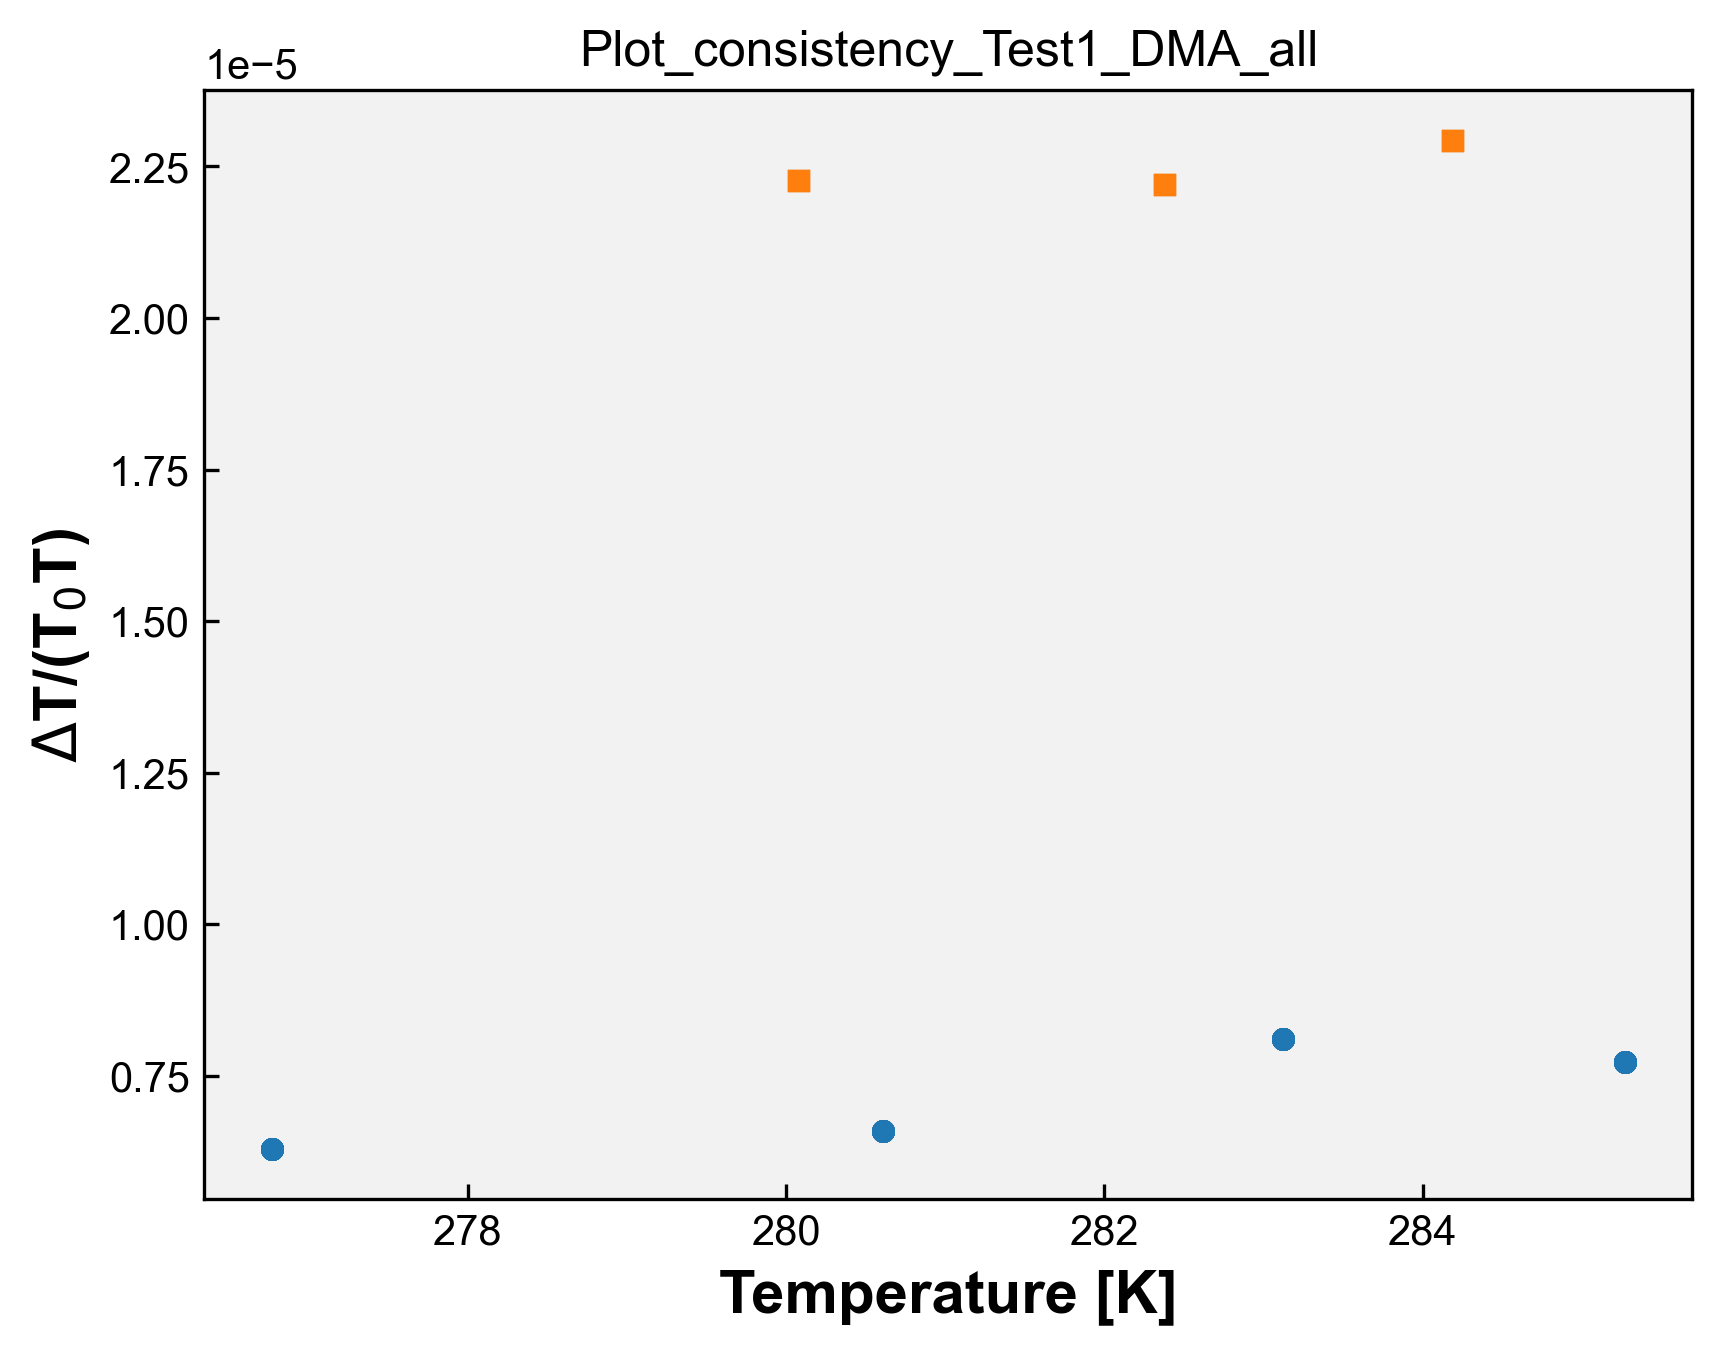

This figure's Python source:
# Plot_consistency - DMA 
import matplotlib.pyplot as plt
import matplotlib
from matplotlib.font_manager import FontProperties
import pandas as pd
import numpy as np
import openpyxl
import os 

matplotlib.rcParams['font.family'] = "Arial" # change the default font # mudança da fonte 
matplotlib.rcParams['xtick.direction'] = 'in' # change the ticks direction # mudança da direção dos marcadores ao longo dos eixos de um gráfico que indicam valores específicos 
matplotlib.rcParams['ytick.direction'] = 'in'
font = FontProperties() # cria uma instância de propriedades de fontes, tamanho, estilo e família
font.set_family('sans-serif') # 'serif', 'sans-serif', 'cursive', 'fantasy', or 'monospace' # família da fonte 
font.set_name('Arial') # nome da fonte 
font.set_weight('bold') # 'ultralight', 'light', 'normal', 'regular', 'book', 'medium', 'roman', 'semibold', 'demibold', 'demi', 'bold', 'heavy', 'extra bold', 'black' # peso da fonte 
font.set_style('normal') #'normal', 'italic' or 'oblique' # estilo da fonte, negrito, itálico, normal, etc 
font.set_size('x-large') # xx-small', 'x-small', 'small', 'medium', 'large', 'x-large', 'xx-large' # tamanho da fonte 
plt.rcParams['figure.dpi'] = 300 # resolução padrão para as figuras exibidas na tela 
plt.rcParams['savefig.dpi'] = 300 # resolução padrão para as figuras salvas em arquivos PNG, PDF ou SVG 
opt = {'fillstyle':'full','markersize':5,'markeredgewidth':0.5} # aparência dos marcadores, fillstyle: full - estilo de preenchimento markersize: 5 - tamanho do marcador markeredgewidth: 0.5 largura da borda do marcador 
plt.rcParams['figure.facecolor'] = (1.0,1.0,1.0,0.0) # cor de fundo da figura como transparente 
plt.rcParams['axes.facecolor'] = '0.95' # cor de fundo dos eixos como uma tonalidade de cinza claro 
#plt.rcParams['figure.figsize'] = (4,4) # tamanho da figura padrão em polegadas 


caminho_arquivo = 'DMA.xlsx' # caminho do arquivo de DMA 
wb = openpyxl.load_workbook(caminho_arquivo) # ler dados de abas individuais do arquivo Excel sem abrir e fechar repetidamente, mantém aberto. Mais eficiente se você precisa ler dados de várias abas do arquivo. Lista com os nomes de todas as abas do arquivo Excel.
# load_workbook é a função usada para carregar o arquvio Excel

dados_coluna_C_array = [] # matriz para guardar os dados da coluna C de todas as sheet
dados_coluna_I_array = [] # matriz para guardar os dados da coluna I de todas as sheet

for i in wb.sheetnames: # para i dentro da lista wb com os nomes de todas as abas
    nome_aba = wb[i] # obtém o nome da aba na posição i na lista wb, que contém os nomes de todas as abas

    dados_coluna_C = [] # abre uma lista para os dados da coluna C da sheet 
    dados_coluna_I = [] # abre uma lista para os dados da coluna I da sheet

    for j in nome_aba.iter_rows(min_row=2, values_only=True): # iter_rows: permite iterar sobre as linhas dessa aba # min_row=2: especifica a primeira linha a ser considerada, nesse caso, começa na segunda linha, pois a primeira linha geralmente contém os cabeçalhos das colunas # values_only=True: indica que queremos obter apenas os valores das células, sem incluir informações adicionais como formatação, fórmulas ou estilos. 
        dados_coluna_C.append(j[3])
        dados_coluna_I.append(j[10])

    dados_coluna_C_array.append(dados_coluna_C)
    dados_coluna_I_array.append(dados_coluna_I)

print('dados_C', dados_coluna_C_array)
print('dados_I', dados_coluna_I_array)

# Plotagem dos dados:

symbols = ['o', 's', '^', 'D', 'v', '>', '<', 'P', 'X', 'H']  # Exemplos de símbolos

# Vetor de cores
colors = ['#1f77b4', '#ff7f0e', '#2ca02c', '#d62728', '#9467bd', '#8c564b', '#e377c2', '#7f7f7f', '#bcbd22', '#17becf']  # Exemplos de cores

for i in range(len(dados_coluna_C_array)):
    x = dados_coluna_C_array[i]
    y = dados_coluna_I_array[i]
    print('x', x)
    print('y', y)
    for j in range(len(symbols)):
        symbol=symbols[i]
        color=colors[i]
        plt.plot(x, y, marker=symbol, markersize=opt['markersize'], markeredgewidth=opt['markeredgewidth'], fillstyle=opt['fillstyle'], color=color, linestyle='none')


plt.xlabel('Temperature [K]',fontproperties=font)
plt.ylabel('$\Delta$T/(T$_0$T)',fontproperties=font)
#plt.legend(loc="upper left")

nome_arquivo_python = os.path.basename(__file__) # obter o nome do arquivo python atual
nome_arquivo_sem_extensao = os.path.splitext(nome_arquivo_python)[0] # obter o nome do arquivo sem extensão # [0] vai acessar o primeiro elemento da tupla retornado por path.splitext

plt.title(nome_arquivo_sem_extensao)

plt.savefig(f'{nome_arquivo_sem_extensao}.png',format='png',bbox_inches='tight',
                dpi=300,transparent=False)
plt.show()
